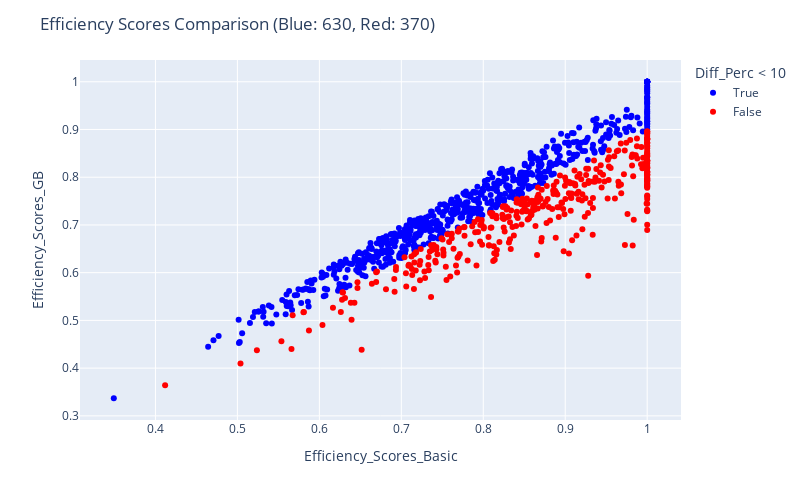

Notebook cell for this chart:
### Code cell
fig = px.scatter(res_gb, x="Efficiency_Scores_Basic", y="Efficiency_Scores_GB", color = "Diff_Perc < 10", color_discrete_map= {True:"blue", False: "red"},
                 hover_data=["Efficiency_Scores_Basic", "Efficiency_Scores_GB", "Diff_Perc"] + [res_gb.index])

fig.update_layout(
    autosize=False,
    width=800,
    height=500,
    title_text=f"Efficiency Scores Comparison (Blue: {blue}, Red: {red})",
)

fig.show()

### Figure 1 — Plotly figure (JSON) as saved in the notebook; plotly's stock layout.template omitted (floating-point values rounded to 4 significant figures; data arrays with more than 128 entries replaced by an {"elided": "..."} marker saying what was removed)
{"data": [{"customdata": {"elided": "630x2 mixed values"}, "hovertemplate": "Diff_Perc < 10=True<br>Efficiency_Scores_Basic=%{x}<br>Efficiency_Scores_GB=%{y}<br>Diff_Perc=%{customdata[0]}<br>index=%{customdata[1]}<extra></extra>", "legendgroup": "True", "marker": {"color": "blue", "symbol": "circle"}, "mode": "markers", "name": "True", "orientation": "v", "showlegend": true, "type": "scatter", "x": {"elided": "630 float values"}, "xaxis": "x", "y": {"elided": "630 float values"}, "yaxis": "y"}, {"customdata": {"elided": "370x2 mixed values"}, "hovertemplate": "Diff_Perc < 10=False<br>Efficiency_Scores_Basic=%{x}<br>Efficiency_Scores_GB=%{y}<br>Diff_Perc=%{customdata[0]}<br>index=%{customdata[1]}<extra></extra>", "legendgroup": "False", "marker": {"color": "red", "symbol": "circle"}, "mode": "markers", "name": "False", "orientation": "v", "showlegend": true, "type": "scatter", "x": {"elided": "370 float values"}, "xaxis": "x", "y": {"elided": "370 float values"}, "yaxis": "y"}], "layout": {"autosize": false, "height": 500, "legend": {"title": {"text": "Diff_Perc < 10"}, "tracegroupgap": 0}, "margin": {"t": 60}, "title": {"text": "Efficiency Scores Comparison (Blue: 630, Red: 370)"}, "width": 800, "xaxis": {"anchor": "y", "autorange": true, "domain": [0, 1], "range": [0.3079, 1.041], "title": {"text": "Efficiency_Scores_Basic"}, "type": "linear"}, "yaxis": {"anchor": "x", "autorange": true, "domain": [0, 1], "range": [0.2913, 1.046], "title": {"text": "Efficiency_Scores_GB"}, "type": "linear"}}}
